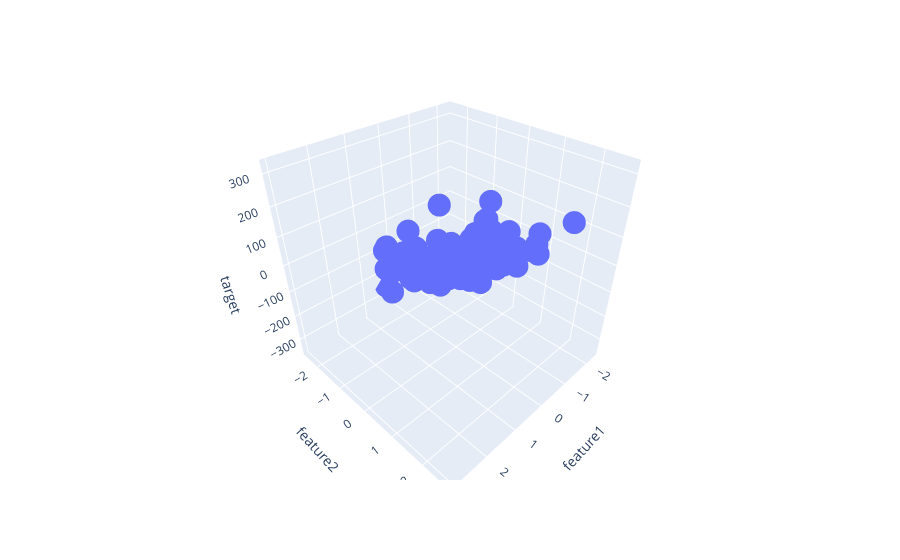

This figure's notebook cell:
### Code cell
fig=px.scatter_3d(df,x='feature1',y='feature2',z='target')
fig.show()
